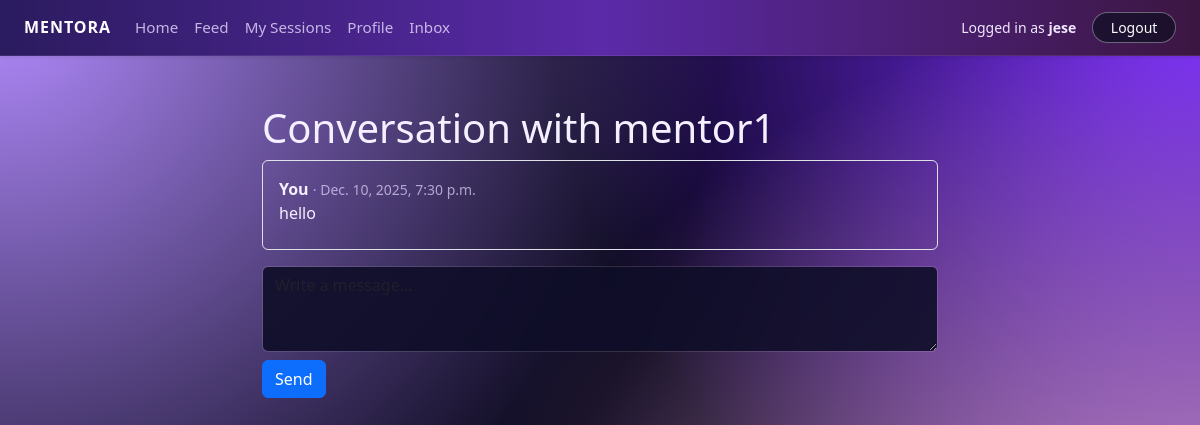
The app's page /conversation/3/ (signed in), older data.
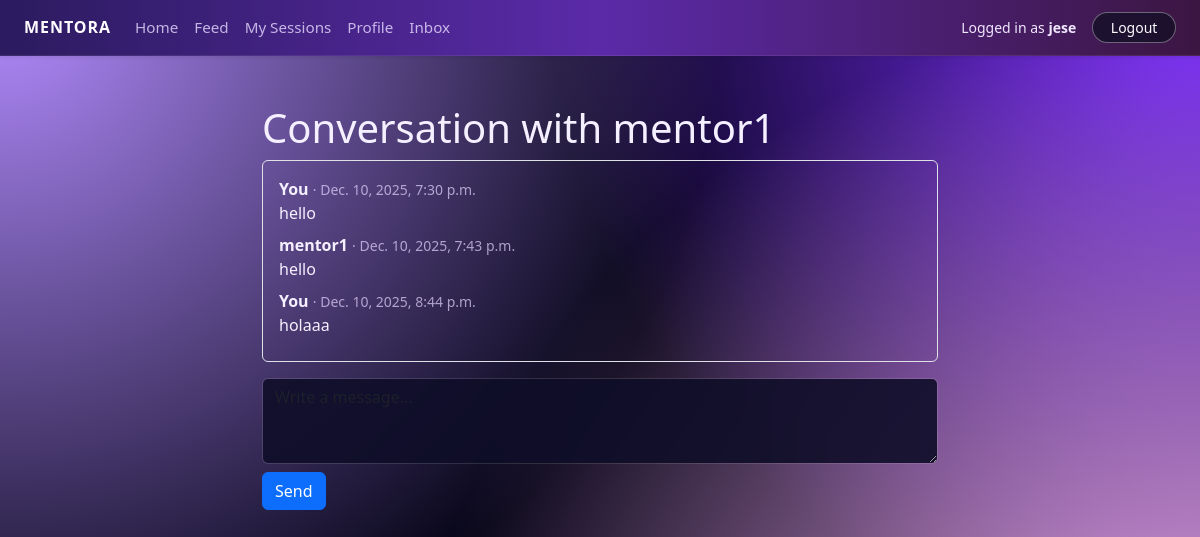
The same page, newer data.
### core/models.py (models this page shows, shortened)
class Message(models.Model):
    sender = models.ForeignKey(
        Profile,
        on_delete=models.CASCADE,
        related_name="messages_sent",
    )
    recipient = models.ForeignKey(
        Profile,
        on_delete=models.CASCADE,
        related_name="messages_received",
    )
    content = models.TextField()
    sent_at = models.DateTimeField(auto_now_add=True)
    is_read = models.BooleanField(default=False)

class Profile(models.Model):
    ROLE_CHOICES = [
        ("MENTOR", "Mentor"),
        ("MENTEE", "Mentee"),
    ]
    user = models.OneToOneField(
        settings.AUTH_USER_MODEL,
        on_delete=models.CASCADE,
        related_name="profile",
    )
    role = models.CharField(max_length=10, choices=ROLE_CHOICES)
    public_id = models.CharField(
        max_length=10,
        unique=True,
        editable=False,
        blank=True,
        null=True,
    )
    bio = models.TextField(blank=True)
    skills = models.CharField(
        max_length=255,
        blank=True,
        help_text="Comma-separated skills, e.g. Python, Data Science, Resume Review",
    )
    hourly_rate = models.DecimalField(
        max_digits=6,
        decimal_places=2,
        null=True,
        blank=True,
        help_text="Only for mentors",
    )
    photo = models.ImageField(
        upload_to="profiles/",
        blank=True,
        null=True,
    )

### core/views.py (the view)
# urls.py: path("conversation/<int:profile_id>/", views.conversation, name="conversation"),
@login_required
def conversation(request, profile_id):
    profile = request.user.profile
    other = get_object_or_404(Profile, id=profile_id)
    messages = Message.objects.filter(
        Q(sender=profile, recipient=other) |
        Q(sender=other, recipient=profile)
    ).order_by("sent_at")
    Message.objects.filter(sender=other, recipient=profile, is_read=False).update(is_read=True)
    if request.method == "POST":
        form = MessageForm(request.POST)
        if form.is_valid():
            msg = form.save(commit=False)
            msg.sender = profile
            msg.recipient = other
            msg.save()
            return redirect("conversation", profile_id=other.id)
    else:
        form = MessageForm()
    return render(
        request,
        "core/conversation.html",
        {"other": other, "messages": messages, "form": form},
    )

### core/forms.py
class MessageForm(forms.ModelForm):
    class Meta:
        model = Message
        fields = ["content"]
        widgets = {
            "content": forms.Textarea(attrs={
                "class": "form-control",
                "rows": 3,
                "placeholder": "Write a message..."
            }),
        }

### templates/core/conversation.html (shortened to what this page needs)
{% extends "base.html" %}
{% block content %}
<div class="container mt-4" style="max-width: 700px;">
    <h1>Conversation with {{ other.user.username }}</h1>
    <div class="border rounded p-3 mb-3" style="max-height: 400px; overflow-y: auto;">
        {% for m in messages %}
            <div class="mb-2">
                <strong>
                    {% if m.sender == user.profile %}
                        You
                    {% else %}
                        {{ m.sender.user.username }}
                    {% endif %}
                </strong>
                <small class="text-muted"> · {{ m.sent_at }}</small>
                <p class="mb-1">{{ m.content }}</p>
            </div>
        {% empty %}
            <p class="text-muted">No messages yet. Start the conversation below.</p>
        {% endfor %}
    </div>
    <form method="post">
        {{ form.content }}
        <button type="submit" class="btn btn-primary mt-2">Send</button>
    </form>
</div>
{% endblock %}

Row changes from the older to the newer data that the page shows:
added Message: sender.user.username "mentor1", sent_at "Dec. 10, 2025, 7:43 p.m.", content "hello"
added Message: shows "You", sent_at "Dec. 10, 2025, 8:44 p.m.", content "holaaa"
